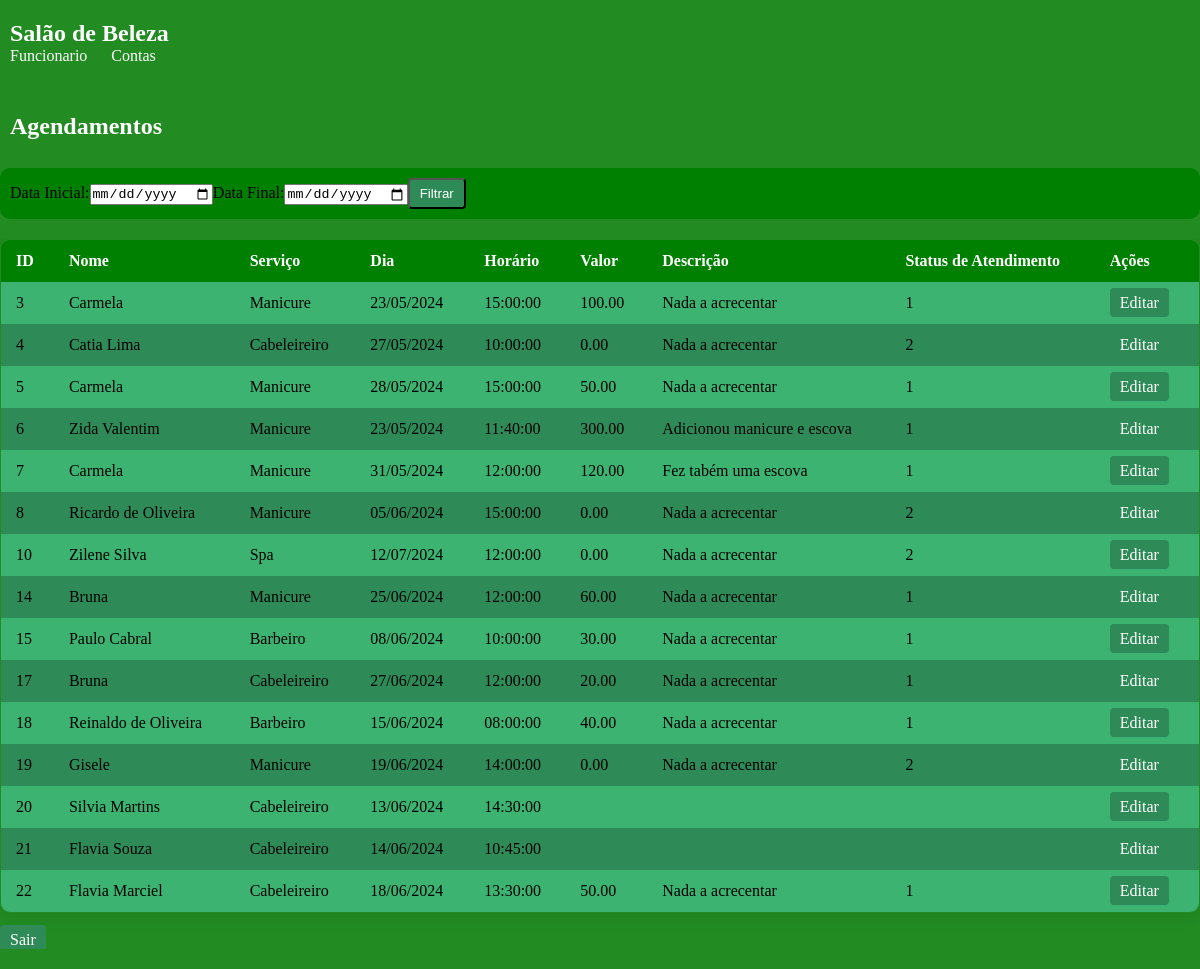
The page /most_fun.php on the database its author committed.
### tables this page shows
CREATE TABLE `cliente` (
  `id` int(11) NOT NULL,
  `Nome` varchar(255) NOT NULL,
  `Telefone` varchar(15) NOT NULL,
  `Email` varchar(255) NOT NULL,
  `Servico` enum('Barbeiro','Cabeleireiro','Manicure','Spa') NOT NULL,
  `Dia` date NOT NULL,
  `Horario` time NOT NULL,
  `Senha` varchar(255) NOT NULL,
  `Valor` decimal(10,2) DEFAULT NULL,
  `Descricao` text DEFAULT NULL,
  `status_atendimento_id` int(11) DEFAULT NULL
);

### most_fun.php (the view, shortened to what this page needs)
<!DOCTYPE html>
<html lang="pt-br">
<head>
</head>
<body>
<header>
        <div class="cabeçario">
            <h1>Salão de Beleza</h1>
            <nav>
                <ul>
                    <li><a href="login_fun.php">Funcionario</a></li>
                    <li><a href="funcionarios.php">Contas</a></li>
                </ul>
            </nav>
        </div>
    </header>
    <br>
</body>
</html>
<?php
include_once('config.php');
$query = "SELECT * FROM cliente";
$result = mysqli_query($conexao, $query);
if(mysqli_num_rows($result) > 0) {
    echo "<h2 style='background-color: #228B22; padding: 10px; color: #fff;'>Agendamentos</h2><br>";
    echo "<form action='".$_SERVER['PHP_SELF']."' method='post' class='filter-form'>";
    echo "<label for='data_inicio'>Data Inicial:</label>";
    echo "<input type='date' id='data_inicio' name='data_inicio'>";
    echo "<label for='data_fim'>Data Final:</label>";
    echo "<input type='date' id='data_fim' name='data_fim'>";
    echo "<button type='submit' class='return-btn'>Filtrar</button>";
    echo "</form>";
    echo "<div class='table-container'>";
    echo "<table class='styled-table'>";
    echo "<thead><tr><th>ID</th><th>Nome</th><th>Serviço</th><th>Dia</th><th>Horário</th><th>Valor</th><th>Descrição</th><th>Status de Atendimento</th><th>Ações</th></tr></thead>";
    echo "<tbody>";
    $count = 0;
    while($row = mysqli_fetch_assoc($result)) {
        $count++;
        $color_class = $count % 2 == 0 ? 'even-row' : 'odd-row';
        echo "<tr class='$color_class'>";
        echo "<td>".$row['id']."</td>";
        echo "<td>".$row['Nome']."</td>";
        echo "<td>".$row['Servico']."</td>";
        echo "<td>".date('d/m/Y', strtotime($row['Dia']))."</td>";
        echo "<td>".$row['Horario']."</td>";
        echo "<td>".$row['Valor']."</td>";
        echo "<td>".$row['Descricao']."</td>";
        echo "<td>".$row['status_atendimento_id']."</td>";
        echo "<td><a class='edit-btn' href='editar_fun.php?id=".$row['id']."'>Editar</a></td>";
        echo "</tr>";
    }
    echo "</tbody>";
    echo "</table>";
    echo "<br><a class='return-btn' href='login_fun.php'>Sair</a>";
    echo "<br></div>";
} else {
    echo "<p>Não foram encontrados agendamentos para o período selecionado.</p>";
}
?>

### most_fun.php (style rules this page uses)
* { margin: 0; padding: 0; box-sizing: border-box; }
body { font-family: 'Great Vibes', cursive; background-color: #228B22; background-image: url('https://i.pinimg.com/564x/45/23/05/4523054413af343e7f882148d945c5c9.jpg'); background-size: cover; background-position: center; padding-top: 0; padding-bottom: 20px; }
header { background-color:#228B22; color: #fff; padding: 20px 10px; }
header h1 { margin: 0; font-size: 24px; }
nav ul { list-style-type: none; }
nav ul li { display: inline; margin-right: 20px; }
nav ul li a { color: #fff; text-decoration: none; }
body { background-image: url('https://i0.wp.com/revistadecor.com.br/wp-content/uploads/2021/04/ALMA_36_R-scaled.jpg'); background-size: cover; background-position: center; font-family: 'Great Vibes', cursive; }
.table-container { overflow-x: auto; }
.styled-table { width: 100%; border-collapse: collapse; border-spacing: 0; border: 1px solid #ddd; border-radius: 10px; overflow: hidden; box-shadow: 0 0 20px rgba(0, 0, 0, 0.1); }
.styled-table th, .styled-table td { padding: 12px 15px; text-align: left; }
.styled-table th { background-color: #008000; color: #fff; }
.styled-table tbody tr:nth-of-type(odd) { background-color: #3CB371; }
.styled-table tbody tr:nth-of-type(even) { background-color: #2E8B57; }
.styled-table tbody tr:last-of-type { border-bottom: none; }
.edit-btn, .delete-btn, .return-btn { padding: 6px 10px; margin-right: 5px; text-decoration: none; border-radius: 4px; }
.edit-btn { background-color: #2E8B57; color: #fff; }
.return-btn { background-color:#2E8B57; color: #fff; }
.filter-form { background-color: #008000; padding: 10px; border-radius: 10px; margin-bottom: 20px; }

### rows shown on the page
cliente: id "3", Nome "Carmela", Servico "Manicure", Dia "23/05/2024", Horario "15:00:00", Valor "100.00", Descricao "Nada a acrecentar", status_atendimento "1"
cliente: id "4", Nome "Catia Lima", Servico "Cabeleireiro", Dia "27/05/2024", Horario "10:00:00", Valor "0.00", Descricao "Nada a acrecentar", status_atendimento "2"
cliente: id "5", Nome "Carmela", Servico "Manicure", Dia "28/05/2024", Horario "15:00:00", Valor "50.00", Descricao "Nada a acrecentar", status_atendimento "1"
cliente: id "6", Nome "Zida Valentim", Servico "Manicure", Dia "23/05/2024", Horario "11:40:00", Valor "300.00", Descricao "Adicionou manicure e escova", status_atendimento "1"
cliente: id "7", Nome "Carmela", Servico "Manicure", Dia "31/05/2024", Horario "12:00:00", Valor "120.00", Descricao "Fez tabém uma escova", status_atendimento "1"
cliente: id "8", Nome "Ricardo de Oliveira", Servico "Manicure", Dia "05/06/2024", Horario "15:00:00", Valor "0.00", Descricao "Nada a acrecentar", status_atendimento "2"
cliente: id "10", Nome "Zilene Silva", Servico "Spa", Dia "12/07/2024", Horario "12:00:00", Valor "0.00", Descricao "Nada a acrecentar", status_atendimento "2"
cliente: id "14", Nome "Bruna", Servico "Manicure", Dia "25/06/2024", Horario "12:00:00", Valor "60.00", Descricao "Nada a acrecentar", status_atendimento "1"
cliente: id "15", Nome "Paulo Cabral", Servico "Barbeiro", Dia "08/06/2024", Horario "10:00:00", Valor "30.00", Descricao "Nada a acrecentar", status_atendimento "1"
cliente: id "17", Nome "Bruna", Servico "Cabeleireiro", Dia "27/06/2024", Horario "12:00:00", Valor "20.00", Descricao "Nada a acrecentar", status_atendimento "1"
cliente: id "18", Nome "Reinaldo de Oliveira", Servico "Barbeiro", Dia "15/06/2024", Horario "08:00:00", Valor "40.00", Descricao "Nada a acrecentar", status_atendimento "1"
cliente: id "19", Nome "Gisele", Servico "Manicure", Dia "19/06/2024", Horario "14:00:00", Valor "0.00", Descricao "Nada a acrecentar", status_atendimento "2"
cliente: id "20", Nome "Silvia Martins", Servico "Cabeleireiro", Dia "13/06/2024", Horario "14:30:00"
cliente: id "21", Nome "Flavia Souza", Servico "Cabeleireiro", Dia "14/06/2024", Horario "10:45:00"
cliente: id "22", Nome "Flavia Marciel", Servico "Cabeleireiro", Dia "18/06/2024", Horario "13:30:00", Valor "50.00", Descricao "Nada a acrecentar", status_atendimento "1"
